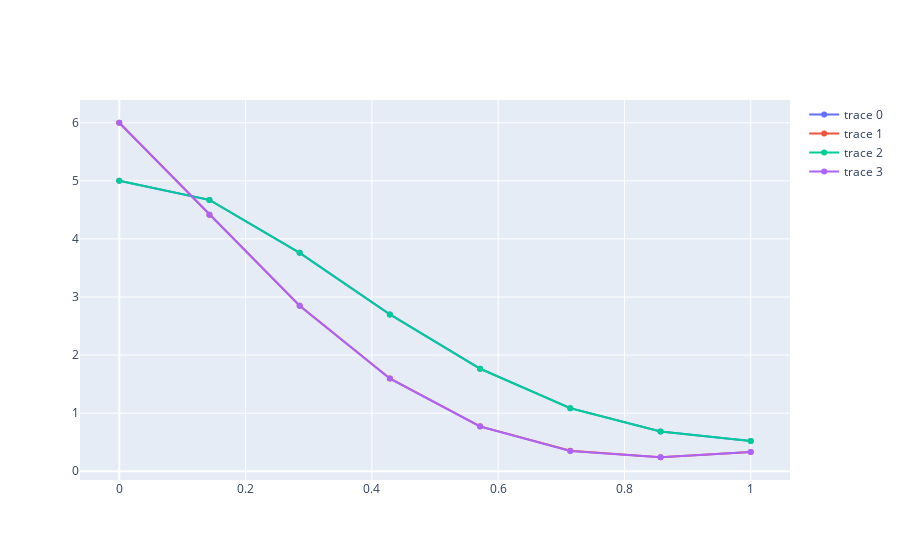

Write notebook code for a chart like this one.
### Code cell
grid = np.linspace(0, 1, rg(gr_x,gr_y)[0][0][2])

new = []
new1 = []
answ = []
answ1 = []
for i in range(len(rg(gr_x,gr_y)[0])): 
    new.append(rg(gr_x,gr_y)[0][i][1])
    new1.append(rg(gr_x,gr_y)[0][i][0])
    answ.append(gr_x(grid[i]))
    answ1.append(gr_y(grid[i]))
fig = go.Figure()
fig.add_trace(go.Scatter(x=grid, y=answ1))
fig.add_trace(go.Scatter(x=grid, y=answ))
fig.add_trace(go.Scatter(x=grid, y=new))
fig.add_trace(go.Scatter(x=grid, y=new1))
fig.show()

### Figure 1 — Plotly figure (JSON) as saved in the notebook; plotly's stock layout.template omitted (floating-point values rounded to 4 significant figures)
{"data": [{"type": "scatter", "x": [0, 0.1429, 0.2857, 0.4286, 0.5714, 0.7143, 0.8571, 1], "y": [5, 4.671, 3.759, 2.699, 1.764, 1.086, 0.6852, 0.5214]}, {"type": "scatter", "x": [0, 0.1429, 0.2857, 0.4286, 0.5714, 0.7143, 0.8571, 1], "y": [6, 4.418, 2.848, 1.597, 0.772, 0.3513, 0.242, 0.3301]}, {"type": "scatter", "x": [0, 0.1429, 0.2857, 0.4286, 0.5714, 0.7143, 0.8571, 1], "y": [5, 4.672, 3.76, 2.699, 1.763, 1.084, 0.6832, 0.5196]}, {"type": "scatter", "x": [0, 0.1429, 0.2857, 0.4286, 0.5714, 0.7143, 0.8571, 1], "y": [6, 4.418, 2.848, 1.595, 0.7698, 0.349, 0.2401, 0.3289]}], "layout": {}}
